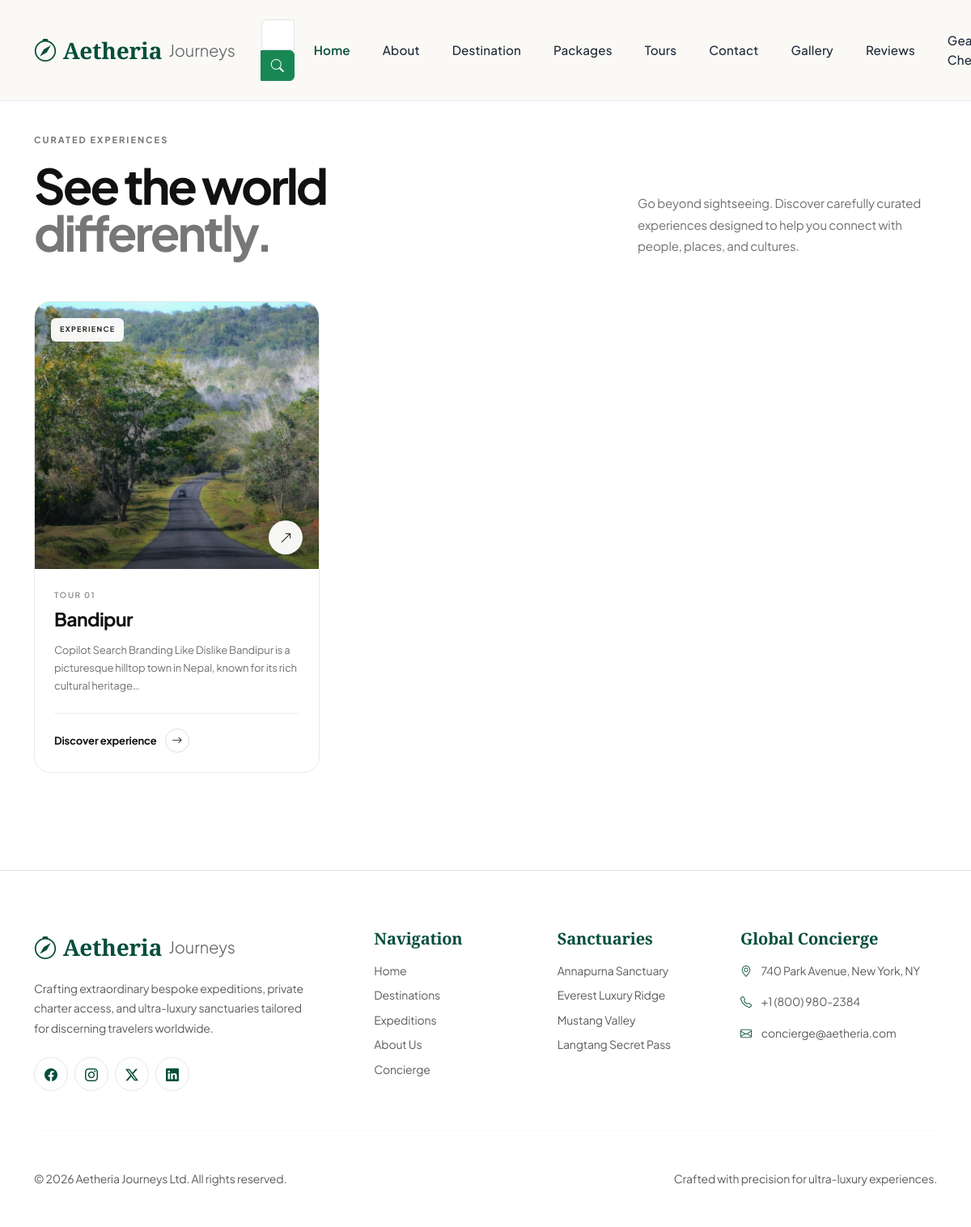
Screenshot of /tour/ with the database file from the repository.
### adminpage/models.py (models this page shows, shortened)
class Tour(models.Model):
    name = models.CharField(max_length=100)
    start_date = models.DateField()
    duration = models.CharField(max_length=50, blank=True, null=True)
    package = models.ForeignKey(Package, on_delete=models.CASCADE, null=True,blank=True)
    image = models.FileField(upload_to="tours/", blank=True, null=True)
    description = models.TextField(blank=True, null=True)
    bookings = models.ManyToManyField(Booking, related_name="tours")
    created_at = models.DateTimeField(auto_now_add=True, blank=True, null=True)
    updated_at = models.DateTimeField(auto_now=True)

### userpage/views.py (the view)
# urls.py: path('tour/', tour, name='tour'),
def tour(request):
    tours = Tour.objects.all()
    context = {
        'tours': tours,
    }
    return render(request, 'userpage/tour.html', context)

### userpage/templates/userpage/tour.html (shortened to what this page needs)
{% extends "userpage/base.html" %}
{% block content %}
<section class="tours-section">
    <div class="container">
        <div class="tours-header">
            <div>
                <span class="eyebrow">
                    CURATED EXPERIENCES
                </span>
                <h1>
                    See the world<br>
                    <span>differently.</span>
                </h1>
            </div>
            <p>
                Go beyond sightseeing. Discover carefully curated
                experiences designed to help you connect with
                people, places, and cultures.
            </p>
        </div>
        <div class="tour-grid">
            {% for tour in tours %}
            <article
                class="tour-card"
                data-aos="fade-up"
                data-aos-delay="{{ forloop.counter0 }}00"
            >
                <a
                    href="{% url 'tour_detail' tour.id %}"
                    class="tour-image"
                >
                    {% if tour.image %}
                        <img
                            src="{{ tour.image.url }}"
                            alt="{{ tour.name }}"
                            loading="lazy"
                        >
                    {% else %}
                        <div class="tour-placeholder">
                            <i class="bi bi-image"></i>
                        </div>
                    {% endif %}
                    <div class="tour-label">
                        EXPERIENCE
                    </div>
                    <div class="tour-arrow">
                        <i class="bi bi-arrow-up-right"></i>
                    </div>
                </a>
                <div class="tour-content">
                    <span class="tour-number">
                        TOUR {{ forloop.counter|stringformat:"02d" }}
                    </span>
                    <h2>
                        {{ tour.name }}
                    </h2>
                    {% if tour.description %}
                    <p>
                        {{ tour.description|truncatechars:130 }}
                    </p>
                    {% endif %}
                    <div class="tour-footer">
                        <a
                            href="{% url 'tour_detail' tour.id %}"
                            class="tour-link"
                        >
                            Discover experience
                            <span>
                                <i class="bi bi-arrow-right"></i>
                            </span>
                        </a>
                    </div>
                </div>
            </article>
            {% endfor %}
        </div>
    </div>
</section>
{% endblock %}

### static/css/style.css (style rules this page uses)
:root { --lux-bg: #FAF9F5; --lux-card-bg: #FFFFFF; --lux-border: #E2E8F0; --lux-border-hover: #CBD5E1; --lux-primary: #064E3B; --lux-primary-hover: #022C22; --lux-accent: #059669; --lux-text-main: #0F172A; --lux-text-muted: #475569; --lux-glass-bg: rgba(255, 255, 255, 0.94); --lux-nav-glass: rgba(250, 249, 245, 0.92); --font-serif: 'Cormorant Garamond', Georgia, serif; --font-sans: 'Plus Jakarta Sans', -apple-system, BlinkMacSystemFont, sans-serif; --border-radius-sm: 8px; --border-radius-md: 12px; --border-radius-lg: 20px; --border-radius-xl: 24px; --shadow-subtle: 0 4px 20px rgba(6, 78, 59, 0.03); --shadow-card: 0 10px 30px rgba(0, 0, 0, 0.05); --shadow-hover: 0 20px 40px rgba(6, 78, 59, 0.1); --transition-fast: all 0.2s cubic-bezier(0.16, 1, 0.3, 1); --transition-smooth: all 0.4s cubic-bezier(0.16, 1, 0.3, 1); }
*, *::before, *::after { box-sizing: border-box; margin: 0; padding: 0; }
html { scroll-behavior: smooth; }
body { background-color: var(--lux-bg); color: var(--lux-text-main); font-family: var(--font-sans); letter-spacing: -0.01em; line-height: 1.6; overflow-x: hidden; -webkit-font-smoothing: antialiased; }

### userpage/templates/userpage/base.html (style rules this page uses)
:root { --lux-bg: #FAF9F5; --lux-card-bg: #FFFFFF; --lux-border: #E5E7EB; --lux-primary: #064E3B; --lux-primary-hover: #022C22; --lux-accent: #059669; --lux-text-main: #1F2937; --lux-text-muted: #6B7280; --font-serif: 'Cormorant Garamond', Georgia, serif; --font-sans: 'Plus Jakarta Sans', sans-serif; }
body { background-color: var(--lux-bg); color: var(--lux-text-main); font-family: var(--font-sans); overflow-x: hidden; }

### userpage/templates/userpage/tour.html (style rules this page uses)
.tours-section { background: #ffffff; padding: 110px 0 120px; color: #111111; }
.tours-header { display: flex; justify-content: space-between; align-items: flex-end; gap: 60px; margin-bottom: 55px; }
.eyebrow { display: inline-block; margin-bottom: 18px; font-size: 11px; font-weight: 700; letter-spacing: 2px; color: #737373; }
.tours-header h1 { margin: 0; font-size: clamp(42px, 5vw, 68px); line-height: 0.98; letter-spacing: -3px; font-weight: 700; color: #111111; }
.tours-header h1 span { color: #777777; }
.tours-header > p { max-width: 370px; margin: 0; color: #707070; font-size: 15px; line-height: 1.75; }
.tour-grid { display: grid; grid-template-columns: repeat(3, minmax(0, 1fr)); gap: 28px; }
.tour-card { background: #ffffff; border: 1px solid #e8e8e8; border-radius: 20px; overflow: hidden; transition: transform 0.35s ease, box-shadow 0.35s ease, border-color 0.35s ease; }
.tour-image { display: block; position: relative !important; height: 330px; overflow: hidden; color: white; text-decoration: none; }
.tour-image img { width: 100%; height: 100%; display: block; object-fit: cover; transition: transform 0.7s cubic-bezier(.2,.8,.2,1); }
.tour-label { position: absolute; top: 20px; left: 20px; z-index: 3; padding: 7px 11px; border-radius: 6px; background: rgba(255,255,255,0.94); color: #222222; font-size: 9px; font-weight: 700; letter-spacing: 1.3px; }
.tour-arrow { position: absolute; right: 20px; bottom: 18px; z-index: 3; width: 42px; height: 42px; border-radius: 50%; display: flex; align-items: center; justify-content: center; background: rgba(255,255,255,0.95); color: #111111; font-size: 15px; transition: transform 0.3s ease, background 0.3s ease; }
.tour-content { padding: 24px; }
.tour-number { display: block; margin-bottom: 8px; font-size: 10px; font-weight: 700; letter-spacing: 1.5px; color: #999999; }
.tour-content h2 { margin: 0 0 13px; font-size: 23px; line-height: 1.2; letter-spacing: -0.6px; font-weight: 650; color: #111111; }
.tour-content p { margin: 0 0 23px; color: #707070; font-size: 13px; line-height: 1.7; }
.tour-footer { padding-top: 18px; border-top: 1px solid #eeeeee; }
.tour-link { display: inline-flex; align-items: center; gap: 10px; color: #111111; text-decoration: none; font-size: 13px; font-weight: 650; }
.tour-link span { width: 30px; height: 30px; display: flex; align-items: center; justify-content: center; border: 1px solid #dddddd; border-radius: 50%; transition: background 0.25s ease, color 0.25s ease, transform 0.25s ease; }

### rows the page displays
Tour: image (picture), name "Bandipur", description "Copilot Search Branding Like Dislike Bandipur is a picturesque hilltop town in Nepal, known for its rich cultural heritage…"
